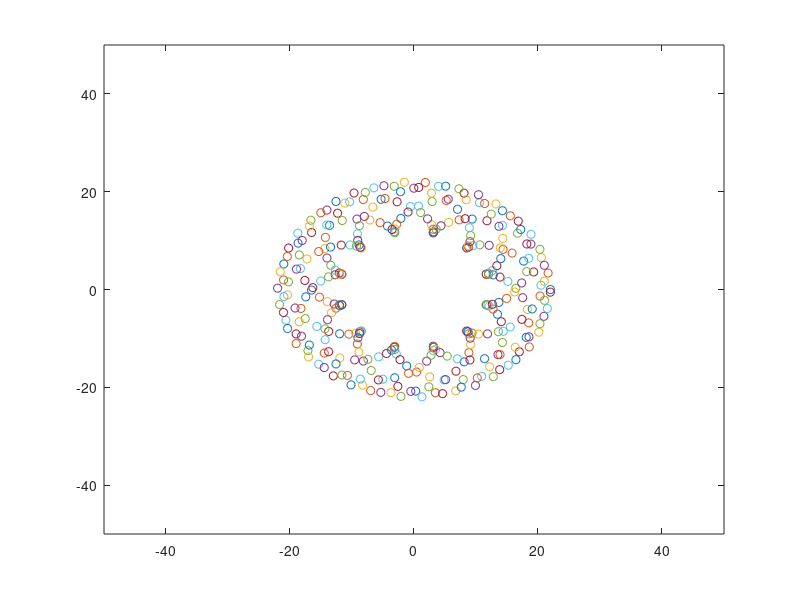

This chart was generated by the following MATLAB code:
% Represent the animated epicycloid:
%     /
%    |   x = (a+b) * cos(t) + b * cos(((a+b)/b) * t)
%    |                                                ,a = 12, b = 5,
%    |                                                   t ∈ [0,10*pi]
%    |   y = (a+b) * sin(t) + b * sin(((a+b)/b) * t)
%     \

a = 12;
b = 5;

for t = 0:0.1:10*pi
    x = (a+b) * cos(t) + b * cos(((a+b)/b) * t);
    y = (a+b) * sin(t) + b * sin(((a+b)/b) * t);
    plot(x, y, 'o');
    hold on
    drawnow
    axis([-50 50 -50 50]);
end
